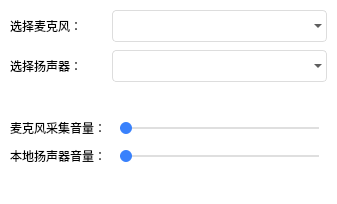
<?xml version="1.0" encoding="UTF-8"?>
<ui version="4.0">
 <class>DlgAudioSet</class>
 <widget class="QDialog" name="DlgAudioSet">
  <property name="geometry">
   <rect>
    <x>0</x>
    <y>0</y>
    <width>337</width>
    <height>204</height>
   </rect>
  </property>
  <property name="windowTitle">
   <string>音频设置</string>
  </property>
  <property name="styleSheet">
   <string notr="true">#DlgAudioSet {
	background: rgb(255,255,255);
}
QComboBox {
	background: transparent;
	border: 1px solid rgb(221,221,221);
	border-radius: 4px;
	min-height: 30px;
	padding-left: 8px;
	padding-right: 8px;
}
QComboBox:hover {
	border-color:rgb(57,129,252);
}
QComboBox::drop-down {
	padding-top: 5px;
	image: url(:/Resources/dropDown.png);
}
QComboBox QAbstractItemView{
	margin-top:1;
	outline:0;	
	border:1px solid rgb(225,225,225);
	background-color:rgb(255,255,255);
	selection-background-color:rgb(80,145,255);
}
QComboBox QAbstractItemView::item{
	min-height:30px;
	max-height:30px;
}
QComboBox QAbstractItemView::item:hover{
    background-color:rgb(240,240,240);
	color:rgb(45,45,45);
}
QComboBox QAbstractItemView::item:selected{
    background-color:rgb(240,240,240);
	color:rgb(45,45,45);
}
QSlider {
	min-height: 20px;
	max-height: 20px;
	padding-left: 8px;
	padding-right: 8px;
}
QSlider::add-page:horizontal {       
	background-color:rgb(223,223,223);  
}  
QSlider::sub-page:horizontal {  
	background-color: rgb(57,129,252);
}  
QSlider::groove:horizontal {  
	background:transparent;  
	height:2px;
}  
QSlider::handle:horizontal {
	height: 12px;
	width: 12px;
	margin-top: -5px;
	margin-bottom: -5px;
	border-radius: 6px;
	background: rgb(57,129,252);
}  </string>
  </property>
  <layout class="QFormLayout" name="formLayout">
   <property name="labelAlignment">
    <set>Qt::AlignLeading|Qt::AlignLeft|Qt::AlignVCenter</set>
   </property>
   <property name="verticalSpacing">
    <number>8</number>
   </property>
   <property name="leftMargin">
    <number>10</number>
   </property>
   <property name="topMargin">
    <number>10</number>
   </property>
   <property name="rightMargin">
    <number>10</number>
   </property>
   <property name="bottomMargin">
    <number>10</number>
   </property>
   <item row="0" column="0">
    <widget class="QLabel" name="label">
     <property name="text">
      <string>选择麦克风：</string>
     </property>
    </widget>
   </item>
   <item row="0" column="1">
    <widget class="QComboBox" name="cbBx_micSel"/>
   </item>
   <item row="1" column="0">
    <widget class="QLabel" name="label_2">
     <property name="text">
      <string>选择扬声器：</string>
     </property>
    </widget>
   </item>
   <item row="1" column="1">
    <widget class="QComboBox" name="cbBx_spkSel"/>
   </item>
   <item row="3" column="0">
    <widget class="QLabel" name="label_3">
     <property name="text">
      <string>麦克风采集音量：</string>
     </property>
    </widget>
   </item>
   <item row="3" column="1">
    <widget class="QSlider" name="sld_micVol">
     <property name="orientation">
      <enum>Qt::Horizontal</enum>
     </property>
    </widget>
   </item>
   <item row="4" column="0">
    <widget class="QLabel" name="label_4">
     <property name="text">
      <string>本地扬声器音量：</string>
     </property>
    </widget>
   </item>
   <item row="4" column="1">
    <widget class="QSlider" name="sld_spkVol">
     <property name="orientation">
      <enum>Qt::Horizontal</enum>
     </property>
    </widget>
   </item>
   <item row="2" column="1">
    <spacer name="verticalSpacer">
     <property name="orientation">
      <enum>Qt::Vertical</enum>
     </property>
     <property name="sizeType">
      <enum>QSizePolicy::Fixed</enum>
     </property>
     <property name="sizeHint" stdset="0">
      <size>
       <width>20</width>
       <height>20</height>
      </size>
     </property>
    </spacer>
   </item>
  </layout>
 </widget>
 <layoutdefault spacing="6" margin="11"/>
 <resources/>
 <connections/>
</ui>
